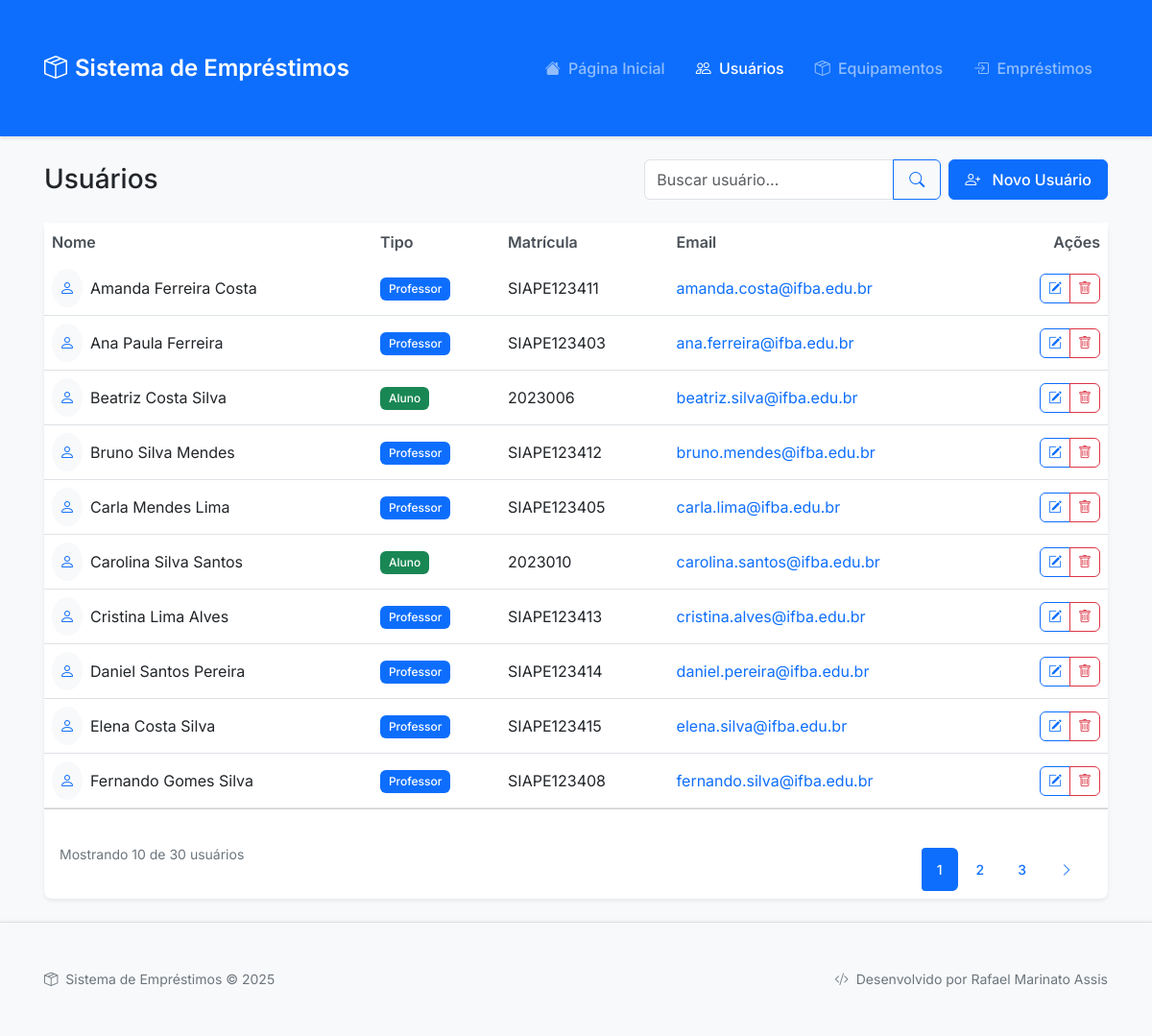
Page /views/usuarios/listar.php on the committed database.
### tables this page shows
CREATE TABLE usuarios (
    id INT PRIMARY KEY AUTO_INCREMENT,
    nome_completo VARCHAR(100) NOT NULL,
    tipo ENUM('aluno', 'professor') NOT NULL,
    matricula VARCHAR(20) NOT NULL,
    email VARCHAR(100) NOT NULL,
    created_at TIMESTAMP DEFAULT CURRENT_TIMESTAMP
);

### config/Database.php (called while the page is built, shortened)
<?php
class Database {
    private static $instance = null;
    private $conn;
    private function __construct() {
        try {
            $this->conn = new PDO(
                "mysql:host=localhost;dbname=sistema_emprestimos",
                "root",
                "",
                [
                    PDO::ATTR_ERRMODE => PDO::ERRMODE_EXCEPTION,
                    PDO::ATTR_DEFAULT_FETCH_MODE => PDO::FETCH_ASSOC,
                    PDO::MYSQL_ATTR_INIT_COMMAND => "SET NAMES utf8"
                ]
            );
        } catch(PDOException $e) {
            die("Erro na conexão com o banco de dados: " . $e->getMessage());
        }
    }
    public static function getInstance() {
        if (self::$instance === null) {
            self::$instance = new self();
        }
        return self::$instance;
    }
    public function getConnection() {
        return $this->conn;
    }
}

### models/Usuario.php (called while the page is built, shortened)
<?php
require_once __DIR__ . '/../config/Database.php';
class Usuario {
    private $db;
    public function __construct() {
        $this->db = Database::getInstance()->getConnection();
    }
    public function listar($pagina = 1, $itens_por_pagina = 10, $termo_busca = '') {
        try {
            $offset = ($pagina - 1) * $itens_por_pagina;
            $sql = "SELECT * FROM usuarios";
            $sql .= " ORDER BY nome_completo LIMIT :limit OFFSET :offset";
            $stmt = $this->db->prepare($sql);
            $stmt->bindValue(':limit', $itens_por_pagina, PDO::PARAM_INT);
            $stmt->bindValue(':offset', $offset, PDO::PARAM_INT);
            $stmt->execute();
            return $stmt->fetchAll(PDO::FETCH_ASSOC);
        } catch(PDOException $e) {
            echo "Erro ao listar: " . $e->getMessage();
            return [];
        }
    }
    public function contarTotal($termo_busca = '') {
        try {
            $sql = "SELECT COUNT(*) as total FROM usuarios";
            $stmt = $this->db->prepare($sql);
            $stmt->execute();
            $resultado = $stmt->fetch(PDO::FETCH_ASSOC);
            return $resultado['total'];
        } catch(PDOException $e) {
            echo "Erro ao contar total: " . $e->getMessage();
            return 0;
        }
    }
}

### views/usuarios/listar.php (the view, shortened to what this page needs)
<?php
require_once '../../models/Usuario.php';
$usuario = new Usuario();
$termo_busca = isset($_GET['busca']) ? trim($_GET['busca']) : '';
$pagina = isset($_GET['pagina']) ? (int)$_GET['pagina'] : 1;
$itens_por_pagina = 10;
$total_itens = $usuario->contarTotal($termo_busca);
$total_paginas = ceil($total_itens / $itens_por_pagina);
$usuarios = $usuario->listar($pagina, $itens_por_pagina, $termo_busca);
?>
<!DOCTYPE html>
<html lang="pt-BR">
<head>
    <link href="https://cdn.jsdelivr.net/npm/bootstrap@5.3.0/dist/css/bootstrap.min.css" rel="stylesheet">
    <link href="https://cdn.jsdelivr.net/npm/bootstrap-icons@1.10.0/font/bootstrap-icons.css" rel="stylesheet">
    <link href="../../assets/css/styles.css" rel="stylesheet">
</head>
<body class="bg-light">
    <?php include '../../includes/header.php'; ?>
    <div class="container py-4">
        <div class="d-flex flex-column flex-md-row justify-content-between align-items-md-center mb-4 gap-3">
            <div>
                <h1 class="h3 mb-0">Usuários</h1>
            </div>
            <div class="d-flex gap-2">
                <form class="d-flex" method="GET" action="">
                    <div class="input-group">
                        <input type="text"
                               class="form-control"
                               placeholder="Buscar usuário..."
                               name="busca"
                               value="<?php echo htmlspecialchars($termo_busca); ?>">
                        <button class="btn btn-outline-primary" type="submit">
                            <i class="bi bi-search"></i>
                        </button>
                    </div>
                </form>
                <a href="cadastrar.php" class="btn btn-primary">
                    <i class="bi bi-person-plus me-2"></i>
                    <span class="d-none d-sm-inline">Novo Usuário</span>
                </a>
            </div>
        </div>
        <div class="card border-0 shadow-sm">
            <div class="card-body p-0">
                <div class="table-responsive">
                    <table class="table table-hover align-middle mb-0">
                        <thead class="bg-light">
                            <tr>
                                <th class="border-0">Nome</th>
                                <th class="border-0">Tipo</th>
                                <th class="border-0">Matrícula</th>
                                <th class="border-0">Email</th>
                                <th class="border-0 text-end">Ações</th>
                            </tr>
                        </thead>
                        <tbody>
                            <?php if (empty($usuarios)): ?>
                                <tr>
                                    <td colspan="5" class="text-center py-4 text-muted">
                                        <?php if ($termo_busca): ?>
                                            <div class="mb-2">
                                                <i class="bi bi-search display-6"></i>
                                            </div>
                                            Nenhum usuário encontrado com o termo "<?php echo htmlspecialchars($termo_busca); ?>"
                                        <?php else: ?>
                                            <div class="mb-2">
                                                <i class="bi bi-people display-6"></i>
                                            </div>
                                            Nenhum usuário cadastrado
                                        <?php endif; ?>
                                    </td>
                                </tr>
                            <?php else: ?>
                                <?php foreach ($usuarios as $usuario): ?>
                                    <tr>
                                        <td>
                                            <div class="d-flex align-items-center">
                                                <div class="bg-light rounded-circle p-2 me-2">
                                                    <i class="bi bi-person text-primary"></i>
                                                </div>
                                                <?php echo htmlspecialchars($usuario['nome_completo']); ?>
                                            </div>
                                        </td>
                                        <td>
                                            <span class="badge bg-<?php echo $usuario['tipo'] == 'professor' ? 'primary' : 'success'; ?>">
                                                <?php echo ucfirst(htmlspecialchars($usuario['tipo'])); ?>
                                            </span>
                                        </td>
                                        <td><?php echo htmlspecialchars($usuario['matricula']); ?></td>
                                        <td>
                                            <a href="mailto:<?php echo htmlspecialchars($usuario['email']); ?>"
                                               class="text-decoration-none">
                                                <?php echo htmlspecialchars($usuario['email']); ?>
                                            </a>
                                        </td>
                                        <td class="text-end">
                                            <div class="btn-group">
                                                <a href="editar.php?id=<?php echo $usuario['id']; ?>"
                                                   class="btn btn-sm btn-outline-primary">
                                                    <i class="bi bi-pencil-square"></i>
                                                </a>
                                                <button type="button"
                                                        class="btn btn-sm btn-outline-danger"
                                                        data-bs-toggle="modal"
                                                        data-bs-target="#deleteModal<?php echo $usuario['id']; ?>">
                                                    <i class="bi bi-trash"></i>
                                                </button>
                                            </div>
                                        </td>
                                    </tr>
                                <?php endforeach; ?>
                            <?php endif; ?>
                        </tbody>
                    </table>
                </div>
            </div>
            <?php if ($total_paginas > 1): ?>
                <div class="card-footer bg-transparent">
                    <nav aria-label="Navegação de páginas" class="d-flex justify-content-between align-items-center">
                        <small class="text-muted">
                            Mostrando <?php echo count($usuarios); ?> de <?php echo $total_itens; ?> usuários
                        </small>
                        <ul class="pagination pagination-sm mb-0">
                            <?php
                            $start_page = max(1, $pagina - 2);
                            $end_page = min($total_paginas, $pagina + 2);
                            for ($i = $start_page; $i <= $end_page; $i++): ?>
                                <li class="page-item <?php echo $i === $pagina ? 'active' : ''; ?>">
                                    <a class="page-link" href="?pagina=<?php echo $i; ?><?php echo $termo_busca ? '&busca=' . urlencode($termo_busca) : ''; ?>">
                                        <?php echo $i; ?>
                                    </a>
                                </li>
                            <?php endfor;
                            ?>
                            <?php if ($pagina < $total_paginas): ?>
                                <li class="page-item">
                                    <a class="page-link" href="?pagina=<?php echo $pagina + 1; ?><?php echo $termo_busca ? '&busca=' . urlencode($termo_busca) : ''; ?>">
                                        <i class="bi bi-chevron-right"></i>
                                    </a>
                                </li>
                            <?php endif; ?>
                        </ul>
                    </nav>
                </div>
            <?php endif; ?>
        </div>
    </div>
    <?php include '../../includes/footer.php'; ?>
</body>
</html>

### assets/css/styles.css (style rules this page uses)
:root { --primary-color: #0d6efd; --secondary-color: #6c757d; --success-color: #198754; --info-color: #0dcaf0; --warning-color: #ffc107; --danger-color: #dc3545; --light-color: #f8f9fa; --dark-color: #212529; }
body { font-family: 'Inter', sans-serif; background-color: #f8f9fa; min-height: 100vh; display: flex; flex-direction: column; }
.card { border: none; box-shadow: 0 0.125rem 0.25rem rgba(0,0,0,.075); border-radius: 0.5rem; }
.table { margin-bottom: 0; }
.table th { border-top: none; font-weight: 600; color: #495057; }
.table td { vertical-align: middle; }
.btn { font-weight: 500; padding: 0.5rem 1rem; border-radius: 0.375rem; }
.btn-sm { padding: 0.25rem 0.5rem; }
.btn-group .btn { border-radius: 0.375rem; }
.badge { font-weight: 500; padding: 0.5em 0.75em; }
.form-control { border-radius: 0.375rem; padding: 0.5rem 0.75rem; }
.btn, .nav-link { transition: all 0.2s ease-in-out; }
.text-muted { color: #6c757d !important; }
.bg-light { background-color: #f8f9fa !important; }
.pagination { margin-top: 2rem; }
.page-link { padding: 0.75rem 1rem; border-radius: 6px; margin: 0 0.25rem; border: none; color: var(--primary-color); font-weight: 500; }
.page-item.active .page-link { background-color: var(--primary-color); color: white; }
.container { padding: 2rem 1rem; }

### rows in the picture
usuarios: nome_completo "Amanda Ferreira Costa", tipo "Professor", matricula "SIAPE123411", email "amanda.costa@ifba.edu.br"
usuarios: nome_completo "Ana Paula Ferreira", tipo "Professor", matricula "SIAPE123403", email "ana.ferreira@ifba.edu.br"
usuarios: nome_completo "Beatriz Costa Silva", tipo "Aluno", matricula "2023006", email "beatriz.silva@ifba.edu.br"
usuarios: nome_completo "Bruno Silva Mendes", tipo "Professor", matricula "SIAPE123412", email "bruno.mendes@ifba.edu.br"
usuarios: nome_completo "Carla Mendes Lima", tipo "Professor", matricula "SIAPE123405", email "carla.lima@ifba.edu.br"
usuarios: nome_completo "Carolina Silva Santos", tipo "Aluno", matricula "2023010", email "carolina.santos@ifba.edu.br"
usuarios: nome_completo "Cristina Lima Alves", tipo "Professor", matricula "SIAPE123413", email "cristina.alves@ifba.edu.br"
usuarios: nome_completo "Daniel Santos Pereira", tipo "Professor", matricula "SIAPE123414", email "daniel.pereira@ifba.edu.br"
usuarios: nome_completo "Elena Costa Silva", tipo "Professor", matricula "SIAPE123415", email "elena.silva@ifba.edu.br"
usuarios: nome_completo "Fernando Gomes Silva", tipo "Professor", matricula "SIAPE123408", email "fernando.silva@ifba.edu.br"

### other values in the picture
count($usuarios) "10"
$total_itens "30"
